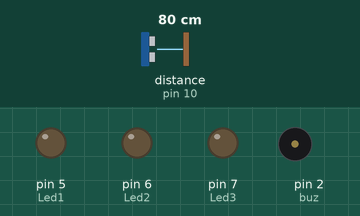
Simulated run of this sketch. Board: Arduino Uno, built with avr-gcc and run on an emulated ATmega328P. On the bench: output pins drawn as LEDs (lit = HIGH), buzzer (waves = sounding). Wiring (inferred from the names in the program): ultrasonic range finder: trigger pin 9; echo pin 10. The inputs (shaded band) are chosen by the test bench; at power-on: distance to the obstacle (sensor on pin 10) 80 cm. The echo pulse lasts 58.3 µs per cm; pins used as bus, display or sensor lines are not drawn.

Above: at 1.2 s.
1.3 s: distance to the obstacle (sensor on pin 10) set to 33 cm
2.8 s: distance to the obstacle (sensor on pin 10) set to 26 cm
At 3.8 s:
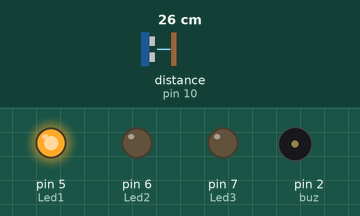
4.3 s: distance to the obstacle (sensor on pin 10) set to 22 cm
5.8 s: distance to the obstacle (sensor on pin 10) set to 17 cm
At 7.0 s:
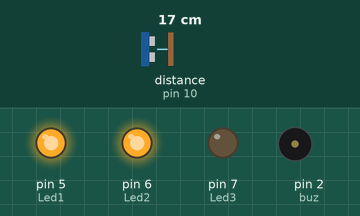
7.3 s: distance to the obstacle (sensor on pin 10) set to 12 cm
8.8 s: distance to the obstacle (sensor on pin 10) set to 9 cm
At 8.9 s:
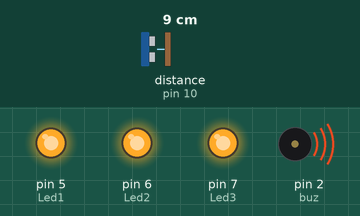
At 9.55 s:
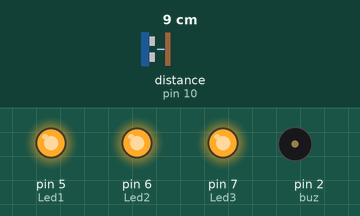
Timing chart, 0 to 12.8 s (numbered marks = the images above; inputs shaded):
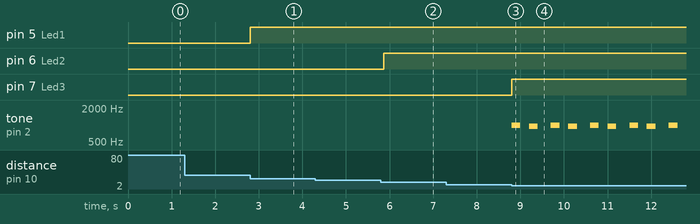

The sketch:

SensordeDist_ciacomledebuz.ino
```cpp
const int pinoTrig = 9;
const int pinoEcho = 10;
const int Led1 = 5;
const int Led2 = 6;
const int Led3 = 7;
long duracao;
float distancia;
const int buz = 2;
void setup() {

Serial.begin(9600);

pinMode(pinoTrig, OUTPUT);
pinMode(pinoEcho, INPUT);

pinMode(Led1, OUTPUT);
pinMode(Led2, OUTPUT);
pinMode(Led3, OUTPUT);
}

void loop() {
  digitalWrite(pinoTrig, LOW);
  delayMicroseconds(2);
  digitalWrite(pinoTrig, HIGH);
  delayMicroseconds(10);
  digitalWrite(pinoTrig, LOW);


  duracao = pulseIn(pinoEcho, HIGH);
  distancia = (duracao * 0.0343) / 2;


if(distancia <10){
    digitalWrite(Led1, HIGH);
    digitalWrite(Led2, HIGH);
    digitalWrite(Led3, HIGH);
  tone(buz, 1000);
  delay(200);
  noTone(buz);
  delay(200);
   tone(buz, 950);
  delay(200);
   noTone(buz);
  delay(200);
  }

else if(distancia <20){
    digitalWrite(Led1, HIGH);
    digitalWrite(Led2, HIGH);
    digitalWrite(Led3, LOW);
}

else if(distancia <30){
    digitalWrite(Led1, HIGH);
    digitalWrite(Led2, LOW);
    digitalWrite(Led3, LOW);
}

else{
    digitalWrite(Led1, LOW);
    digitalWrite(Led2, LOW);
    digitalWrite(Led3, LOW);
}

delay(100);
}
```

Measured:
- the behaviour switches between 30 and 29 cm on distance to the obstacle (sensor on pin 10) (found by bisection; images 0 and 1)
- the behaviour switches between 20 and 19 cm on distance to the obstacle (sensor on pin 10) (found by bisection; images 1 and 2)
- the behaviour switches between 11 and 10 cm on distance to the obstacle (sensor on pin 10) (found by bisection; images 2 and 3)
- after the input at 1.3 s, every drawn part: stays the same
- after the input at 2.8 s, pin 5 (Led1): LOW → HIGH at once
- after the input at 4.3 s, every drawn part: stays the same
- after the input at 5.8 s, pin 6 (Led2): LOW → HIGH after 0.06 s
- after the input at 7.3 s, every drawn part: stays the same
- after the input at 8.8 s, pin 7 (Led3): LOW → HIGH at once; tone on pin 2 (buz): silent → 1000 Hz at once, then repeats every 0.90 s: silent 0.20 s, 950 Hz 0.20 s, silent 0.30 s, 1000 Hz 0.20 s
